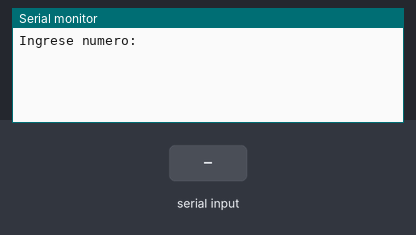
The sketch below on a simulated Arduino Uno, built with avr-gcc and run on an emulated ATmega328P. On the bench: the last lines printed to the serial monitor. The test bench sets the inputs (shaded band).

Above: at 1.2 s.
1.3 s: "90,45\n" received over Serial
At 2.3 s:
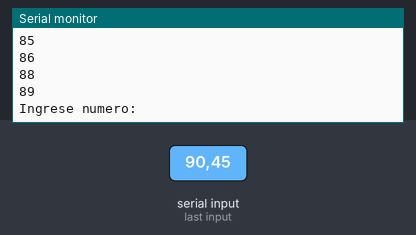
2.8 s: "200\n" received over Serial
At 3.9 s:
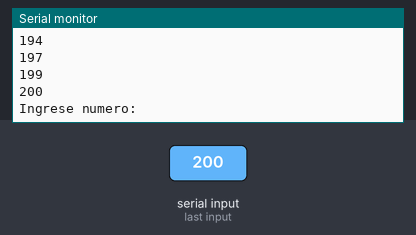
Timing chart, 0 to 5.8 s (numbered marks = the images above; inputs shaded):
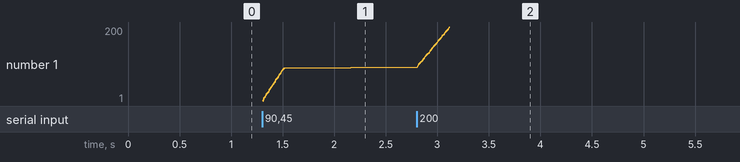

The sketch:

Ejercicio_no_multiplos.ino
```cpp
int numero, n = 1;
void setup() {
  //Se inicializa la comunicación serial
  Serial.begin(9600);
}

void loop() {
  Serial.println("Ingrese numero: ");
  //Este while true es para que sólo pregunte una vez y se quede esperando el input
  while (true) {
    if (Serial.available()) {
      //Se lee la entrada como un string, eso facilita las cosas
      String input = Serial.readStringUntil('\n');
      //Se transforma el string a int
      numero = input.toInt();
      //el código se ejecuta mientras n sea menor que el número ingresado
      while (n <= numero) {
        //Se verifica si los número no son múltiplos de 3 y 7
        if ((n % 3 != 0) and (n % 7 != 0)) {
          Serial.println(n);
        }
        n++;
      }
      break;
    }
  }
}
```

Measured:
- after the input at 1.3 s, the serial monitor: prints a new line at once (image 1)
- after the input at 2.8 s, the serial monitor: prints a new line at once (image 2)
- plotted number 1: 89 → 200 after the input at 2.8 s
